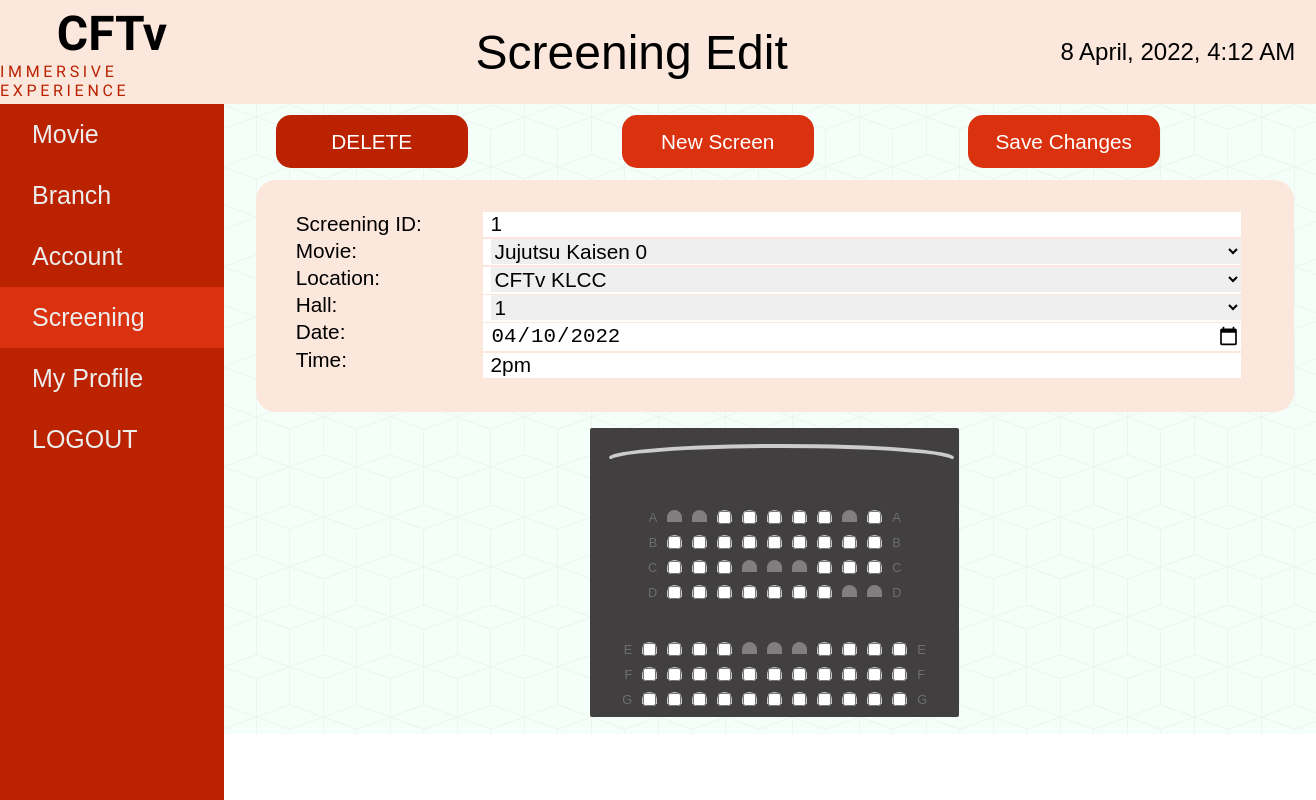
The page /screenEdit.php?id=12 (signed in) on the database its author committed.
### tables this page shows
CREATE TABLE `screening` (
  `screening_id` int(11) NOT NULL,
  `screen_id` varchar(11) NOT NULL,
  `movie_id` int(11) NOT NULL,
  `branch_id` int(11) NOT NULL,
  `hall_id` int(11) NOT NULL,
  `screening_date` date NOT NULL,
  `screening_time` varchar(6) NOT NULL
);

CREATE TABLE `movie` (
  `movie_id` int(11) NOT NULL,
  `movie_poster` varchar(300) NOT NULL,
  `movie_name` varchar(300) NOT NULL,
  `movie_duration` varchar(20) NOT NULL,
  `movie_date` date NOT NULL,
  `movie_rating` int(11) NOT NULL,
  `movie_trailer` varchar(300) NOT NULL,
  `movie_desc` varchar(3000) NOT NULL,
  `movie_case` varchar(30) NOT NULL
);

CREATE TABLE `branch` (
  `br_id` int(11) NOT NULL,
  `branch_id` varchar(30) NOT NULL,
  `branch_name` varchar(300) NOT NULL,
  `branch_address` varchar(300) NOT NULL,
  `branch_image` varchar(300) DEFAULT NULL,
  `no_of_halls` int(11) NOT NULL,
  `hall_id` int(11) NOT NULL,
  `screening_id` int(11) DEFAULT NULL
);

### screenEdit.php (the view, shortened to what this page needs)
<?php
require_once 'config.php';
$sc_id = $_GET['id'];
$screening_id = $_GET['id'];
$fetch_movies = mysqli_query($connect,"select * from movie");
$fetch_branches = mysqli_query($connect,"select * from branch GROUP BY branch_name");
	$screening_details = mysqli_query($connect, "select * from screening where screening_id = '".$sc_id."' ");
	$screening = mysqli_fetch_assoc($screening_details);
?>
<!DOCTYPE html>
<html lang="en">
	<head>
		<link rel="stylesheet" href="./styles/style.css" />
	</head>
	<body>
		<div class="navbar">
			<div class="logo">
				<h1>CFTv</h1>
				<p>IMMERSIVE EXPERIENCE</p>
			</div>
			<div class="heading">
				<h1>Screening Edit</h1>
			</div>
			<div class="date">
				<h2><?php echo date("j F, Y, g:i A") ?></h2>
			</div>
		</div>
		<div class="draw-body">
			<div class="drawer">
				<li><a href="./movieList.php">Movie</a></li>
				<li><a href="./branchList.php">Branch</a></li>
				<li><a href="./account-list.php">Account</a></li>
				<li class="active"><a href="./screenList.php">Screening</a></li>
				<li><a href="./profile.php">My Profile</a></li>
				<li><a href="screen.php?logout" title="Log Out">LOGOUT</a></li>
			</div>
			<form method="post" action="#">
			<div class="content">
				<div class="button-bar-screen">
					<button class="delete" type="submit" name="delete_screening">DELETE</button>
					<button><a href="addScreen.php">New Screen</a></button>
					<button type="submit" name="update_screening">Save Changes</button>
				</div>
				<div class="main">
					<div class="box-account screen">
						<div class="left">
							<li>Screening ID:</li>
							<li>Movie:</li>
							<li>Location:</li>
							<li>Hall:</li>
							<li>Date:</li>
							<li>Time:</li>
						</div>
						<div class="right">
							<li><?php echo $screening['screen_id']; ?></li>
							<li>
								<select style="width:750px; font-size: 1.3rem; border: none;" name="movie_id">
									<?php
										while($movie = mysqli_fetch_assoc($fetch_movies)){
									?>
										<option value="<?php echo $movie['movie_id'];?>" <?php if($screening['movie_id'] == $movie['movie_id'] ){ echo "selected"; } ?>><?php echo $movie['movie_name'];?></option>
									<?php
										}
									?>
								</select>
							</li>
							<li>
								<select style="width:750px; font-size: 1.3rem; border: none;" name="branch_id" id="branch_id">
									<?php
										while($branch = mysqli_fetch_assoc($fetch_branches)){
									?>
										<option value="<?php echo $branch['br_id'];?>" <?php if($screening['branch_id'] == $branch['br_id'] ){ echo "selected"; } ?> ><?php echo $branch['branch_name'];?></option>
									<?php
										}
									?>
								</select>
							</li>
							<li>
								<select style="width:750px; font-size: 1.3rem; border: none;" name="hall_id" id="hall_id">
										<option value="<?php echo $screening['hall_id'];?>" selected><?php echo $screening['hall_id'];?></option>
								</select>
							</li>
							<li><input type="date" name="screening_date" style="width:750px; font-size: 1.3rem; border: none;" required value="<?php echo $screening['screening_date']; ?>"></li>
							<li><input type="text" name="screening_time" style="width:750px; font-size: 1.3rem; border: none;" required value="<?php echo $screening['screening_time']; ?>"></li>
						</div>
					</div>
					</form>
					<div class="screen-box">
						<div class="movie-screen">
                    <div class="movie"></div>
                    <div class="seats">
                        <div class="row">
                            <div class="number">A</div>
                            <?php
                            for ($i = 1; $i <= 9; $i++) {
                                $x = 0;
                                $occupied = mysqli_query($connect, "SELECT * FROM seat WHERE screening_id=$screening_id");
                                while ($row = mysqli_fetch_array($occupied)) {
                                    if ($row['seat_code'] == "A$i") {
                                        $x = 1;
                                    }
                                }
                                if ($x == 1) {
                                    echo '<div class="seat occupied"></div>';
                                } else if ($x == 0) {
                                    echo '<div class="seat"><input type="checkbox" name="seat[]" value="A' . $i . '" class="check"></div>';
                                }
                            }
                            ?>
                            <div class="number">A</div>
                        </div>
                        <div class="row">
                            <div class="number">B</div>
                            <?php
                            for ($i = 1; $i <= 9; $i++) {
                                $x = 0;
                                if ($x == 1) {
                                    echo '<div class="seat occupied"></div>';
                                    $x = 0;
                                } else if ($x == 0) {
                                    echo '<div class="seat"><input type="checkbox" name="seat[]" value="B' . $i . '" class="check"></div>';
                                }
                            }
                            ?>
                            <div class="number">B</div>
                        </div>
                        <div class="row">
                            <div class="number">C</div>
                            <?php
                            for ($i = 1; $i <= 9; $i++) {
                                $x = 0;
                                $occupied = mysqli_query($connect, "SELECT * FROM seat WHERE screening_id=$screening_id");
                                while ($row = mysqli_fetch_array($occupied)) {
                                    if ($row['seat_code'] == "C$i") {
                                        $x = 1;
                                    }
                                }
                                if ($x == 1) {
                                    echo '<div class="seat occupied"></div>';
                                } else if ($x == 0) {
                                    echo '<div class="seat"><input type="checkbox" name="seat[]" value="C' . $i . '" class="check"></div>';
                                }
                            }
                            ?>
                            <div class="number">C</div>
                        </div>
                        <div class="row">
                            <div class="number">D</div>
                            <?php
                            for ($i = 1; $i <= 9; $i++) {
                                $x = 0;
                                $occupied = mysqli_query($connect, "SELECT * FROM seat WHERE screening_id=$screening_id");
                                while ($row = mysqli_fetch_array($occupied)) {
                                    if ($row['seat_code'] == "D$i") {
                                        $x = 1;
                                    }
                                }
                                if ($x == 1) {
                                    echo '<div class="seat occupied"></div>';
                                } else if ($x == 0) {
                                    echo '<div class="seat"><input type="checkbox" name="seat[]" value="D' . $i . '" class="check"></div>';
                                }
                            }
                            ?>
                            <div class="number">D</div>
                        </div>
                        <div class="path"></div>
                        <div class="row">
                            <div class="number">E</div>
                            <?php
                            for ($i = 1; $i <= 11; $i++) {
                                $x = 0;
                                $occupied = mysqli_query($connect, "SELECT * FROM seat WHERE screening_id=$screening_id");
                                while ($row = mysqli_fetch_array($occupied)) {
                                    if ($row['seat_code'] == "E$i") {
                                        $x = 1;
                                    }
                                }
                                if ($x == 1) {
                                    echo '<div class="seat occupied"></div>';
                                } else if ($x == 0) {
                                    echo '<div class="seat"><input type="checkbox" name="seat[]" value="E' . $i . '" class="check"></div>';
                                }
                            }
                            ?>
                            <div class="number">E</div>
                        </div>
                        <div class="row">
                            <div class="number">F</div>
                            <?php
                            for ($i = 1; $i <= 11; $i++) {
                                $x = 0;
                                if ($x == 1) {
                                    echo '<div class="seat occupied"></div>';
                                    $x = 0;
                                } else if ($x == 0) {
                                    echo '<div class="seat"><input type="checkbox" name="seat[]" value="F' . $i . '" class="check"></div>';
                                }
                            }
                            ?>
                            <div class="number">F</div>
                        </div>
                        <div class="row">
                            <div class="number">G</div>
                            <?php
                            for ($i = 1; $i <= 11; $i++) {
                                $x = 0;
                                if ($x == 1) {
                                    echo '<div class="seat occupied"></div>';
                                    $x = 0;
                                } else if ($x == 0) {
                                    echo '<div class="seat"><input type="checkbox" name="seat[]" value="G' . $i . '" class="check"></div>';
                                }
                            }
                            ?>
                            <div class="number">G</div>
                        </div>
                    </div>
                </div>
					</div>
				</div>
	</body>
</html>

### styles/style.css (style rules this page uses)
* { margin: 0; padding: 0; box-sizing: border-box; }
body { min-height: 100vh; font-family: 'Gill Sans', 'Gill Sans MT', Calibri, 'Trebuchet MS', sans-serif; }
.navbar { height: 13vh; display: grid; grid-template-columns: 17% auto 21%; background-color: #fce7dc; }
.navbar .logo, .heading, .date { display: flex; flex-direction: column; min-width: 100%; min-height: 100%; align-items: center; justify-content: center; }
.navbar .logo h1 { font-family: "Rajdhani"; font-size: 3rem; }
.navbar .logo p { font-family: "Rajdhani"; letter-spacing: 0.23rem; color: #ba2200; }
.navbar .heading h1 { font-size: 3rem; font-weight: 500; }
.navbar .date h2 { font-weight: 500; }
.draw-body { min-height: 87vh; display: grid; grid-template-columns: 17% auto; }
.draw-body .drawer { background-color: #ba2200; min-width: 100%; display: flex; flex-direction: column; font-size: 25px; }
.draw-body .drawer li { padding: 1rem 0; list-style: none; cursor: pointer; }
.draw-body .drawer .active { background-color: #da310f; }
.draw-body .drawer li a { padding-left: 2rem; text-decoration: none; color: #ededed; }
.draw-body .content { background-color: #f5fffa; background-image: url('../images/cubes.png'); display: grid; grid-template-rows: 12% auto; }
.draw-body .content button { height: 3.3rem; width: 12rem; border-radius: 15px; font-size: 1.3rem; background-color: #da310f; color: #fff; font-weight: 500; border: none; cursor: pointer; }
.draw-body .content .delete { background-color: #ba2200; }
.content .main .box-account { background-color: #fce7dc; border-radius: 20px; margin: 0 2rem auto 2rem; padding: 2rem; width: auto; display: grid; grid-template-columns: 20% 60% auto; }
.content .main .box-account .right { margin-right: 2rem; }
.content .main .box-account li { list-style: none; font-size: 1.3rem; margin-bottom: 0.1rem; padding-bottom: 0.1rem; padding-left: 0.5rem; }
.content .main .box-account .right li { background-color: #fff; }
.draw-body .content .button-bar-screen { margin: 0 2rem; display: grid; grid-template-columns: 83% auto; justify-content: center; align-items: center; }
.content .main .screen { display: grid; grid-template-columns: 20% auto; }
.main .screen-box { padding: 1rem 0 0 0; display: flex; justify-content: center; align-items: center; }
.main .screen-box .movie-screen { width: 28vw; height: 22vw; background-color: rgb(65, 63, 63); border-radius: 2px; text-align: center; }
.main .screen-box .movie-screen .movie { height: 25px; width: 26vw; margin: 20px 20px 0 20px; border-radius: 50%; box-shadow: 0px -3px 0px 1px #ccc; color: #ccc; }
.main .screen-box .movie-screen .seats { margin-top: 2rem; }
.main .screen-box .movie-screen .seats .row { display: flex; justify-content: center; }
.main .screen-box .movie-screen .seats .row .seat { background-color: #c8c8ce; height: 12px; width: 15px; margin: 5px; border-top-left-radius: 10px; border-top-right-radius: 10px; }
.main .screen-box .movie-screen .seats .row .number { margin: 5px; color: #6e6e70; font-size: 0.8rem; }
.main .screen-box .movie-screen .seats .row .seat.occupied { background-color: rgb(128, 126, 126); }
.main .screen-box .movie-screen .seats .path { min-height: 2rem; }

### screenEdit.php (style rules this page uses)
.draw-body .content .button-bar-screen { display: flex; }
button { margin: 20px 134px 20px 20px; }
a { color: white; text-decoration: none; }

### rows shown on the page
screening: screen "1", movie_id "Jujutsu Kaisen 0", branch_id "CFTv KLCC", hall_id "1", screening_date "04/10/2022", screening_time "2pm"
